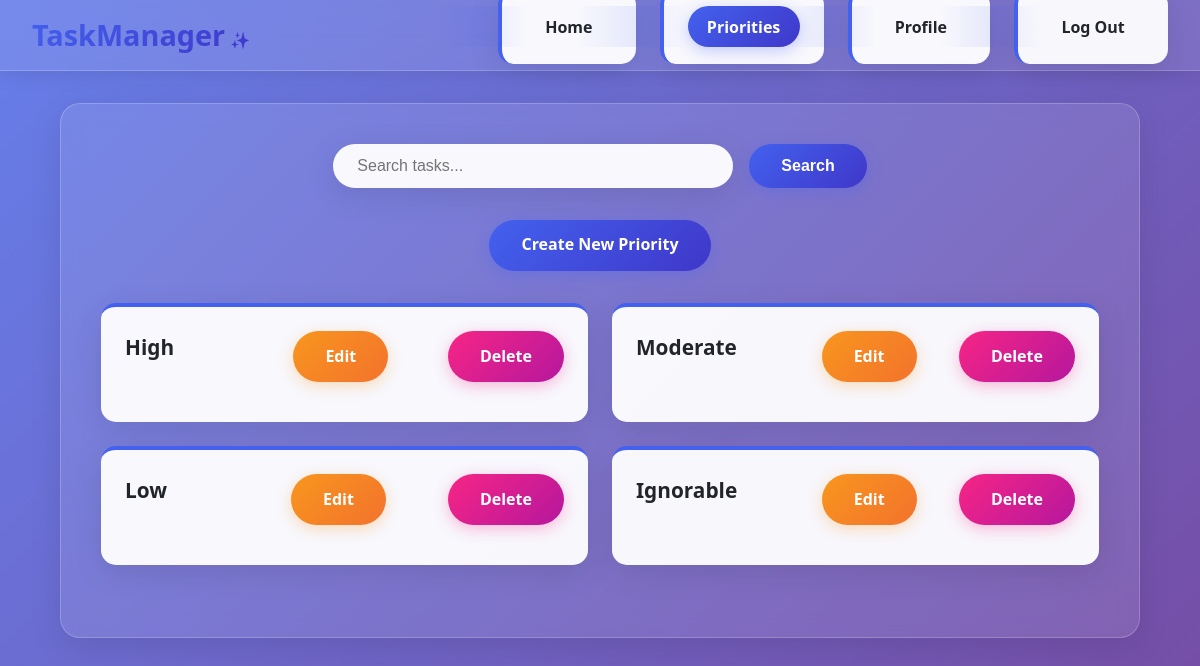
Page /base/displayPrior/ (signed in) on the committed database.
### base/models.py (models this page shows, shortened)
class Priority(models.Model):
    name = models.CharField(max_length=10)

### base/views.py (the view)
# urls.py: path('displayPrior/',views.read_priority,name='displayprior'),
def read_priority(request):
    search=request.GET.get('q')
    if search:
        data=Priority.objects.filter(
            Q(name__icontains=search)
        )
    else:
        data=Priority.objects.all()
    return render(request, 'read_priority.html',{'data':data, 'search':search})

### base/templates/read_priority.html
{% extends 'main.html' %}
{% block content %}
<div class="container glass-container">
    <form method="GET" class="search-container">
        <input type="text" name="q" placeholder="Search tasks..." value="{{ request.GET.q }}" class="search-input" />
        <button type="submit" class="btn btn-primary">Search</button>
    </form>
    <div class="d-flex justify-content-center mb-4">
        <a href="{% url 'createprior' %}" class="btn btn-primary pulse">Create New Priority</a>
    </div>
    <div class="task-grid">
        {% for i in data %}
        <div class="task-card animate-fade-in">
            <div class="task-header">
                <h3 class="task-title">{{ i.name }}</h3><br><br>
                <a href="{% url 'updateprior' i.id %}" class="btn btn-warning">Edit</a>
                <a href="{% url 'deleteprior' i.id %}" class="btn btn-danger">Delete</a>
            </div>
        </div>
        {% empty %}
        <div class="text-center">
            <p>No Priority Categories found. <a href="{% url 'createprior' %}" class="btn btn-primary">Create your first Priority Category!</a></p>
        </div>
        {% endfor %}
    </div>
</div>
{% endblock %}

### static/style.css (style rules this page uses)
:root { --primary: #4361ee; --secondary: #3f37c9; --success: #4cc9f0; --danger: #f72585; --warning: #f8961e; --info: #4895ef; --dark: #212529; --light: #f8f9fa; --gradient: linear-gradient(135deg, #667eea 0%, #764ba2 100%); --glass-bg: rgba(255, 255, 255, 0.1); --glass-border: rgba(255, 255, 255, 0.2); --shadow: 0 8px 32px rgba(0, 0, 0, 0.1); --shadow-hover: 0 15px 45px rgba(0, 0, 0, 0.15); }
* { margin: 0; padding: 0; box-sizing: border-box; }
body { font-family: 'Segoe UI', Tahoma, Geneva, Verdana, sans-serif; background: var(--gradient); min-height: 100vh; color: var(--dark); line-height: 1.6; }
.container { width: 90%; max-width: 1200px; margin: 0 auto; padding: 2rem; }
.glass-container { background: var(--glass-bg); backdrop-filter: blur(10px); border: 1px solid var(--glass-border); border-radius: 20px; box-shadow: var(--shadow); padding: 2.5rem; margin: 2rem auto; }
.btn { padding: 0.8rem 2rem; border: none; border-radius: 50px; font-weight: 600; text-decoration: none; text-align: center; transition: all 0.3s cubic-bezier(0.4, 0, 0.2, 1); position: relative; overflow: hidden; cursor: pointer; font-size: 1rem; display: inline-flex; align-items: center; justify-content: center; gap: 0.5rem; }
.btn::before { content: ''; position: absolute; top: 0; left: -100%; width: 100%; height: 100%; background: linear-gradient(90deg, transparent, rgba(255,255,255,0.3), transparent); transition: left 0.5s; }
.btn-primary { background: linear-gradient(135deg, var(--primary), var(--secondary)); color: white; box-shadow: 0 4px 15px rgba(67, 97, 238, 0.3); }
.btn-danger { background: linear-gradient(135deg, var(--danger), #b5179e); color: white; box-shadow: 0 4px 15px rgba(247, 37, 133, 0.3); }
.btn-warning { background: linear-gradient(135deg, var(--warning), #f3722c); color: white; box-shadow: 0 4px 15px rgba(248, 150, 30, 0.3); }
.task-grid { display: grid; grid-template-columns: repeat(auto-fit, minmax(350px, 1fr)); gap: 1.5rem; margin: 2rem 0; }
.task-card { background: rgba(255, 255, 255, 0.95); padding: 1.5rem; border-radius: 15px; box-shadow: var(--shadow); transition: all 0.3s ease; border-top: 4px solid var(--primary); }
.task-header { display: flex; justify-content: space-between; align-items: start; margin-bottom: 1rem; }
.task-title { font-size: 1.3rem; font-weight: 700; color: var(--dark); margin-bottom: 0.5rem; }
.search-container { display: flex; gap: 1rem; justify-content: center; margin-bottom: 2rem; }
.search-input { flex: 1; max-width: 400px; padding: 0.8rem 1.5rem; border: none; border-radius: 50px; background: rgba(255, 255, 255, 0.95); box-shadow: var(--shadow); font-size: 1rem; transition: all 0.3s ease; }
.animate-fade-in { animation: fadeInUp 0.6s ease; }
.d-flex { display: flex; }
.justify-content-center { justify-content: center; }
.mb-4 { margin-bottom: 1.5rem; }

### rows in the picture
Priority: name "High"
Priority: name "Moderate"
Priority: name "Low"
Priority: name "Ignorable"
